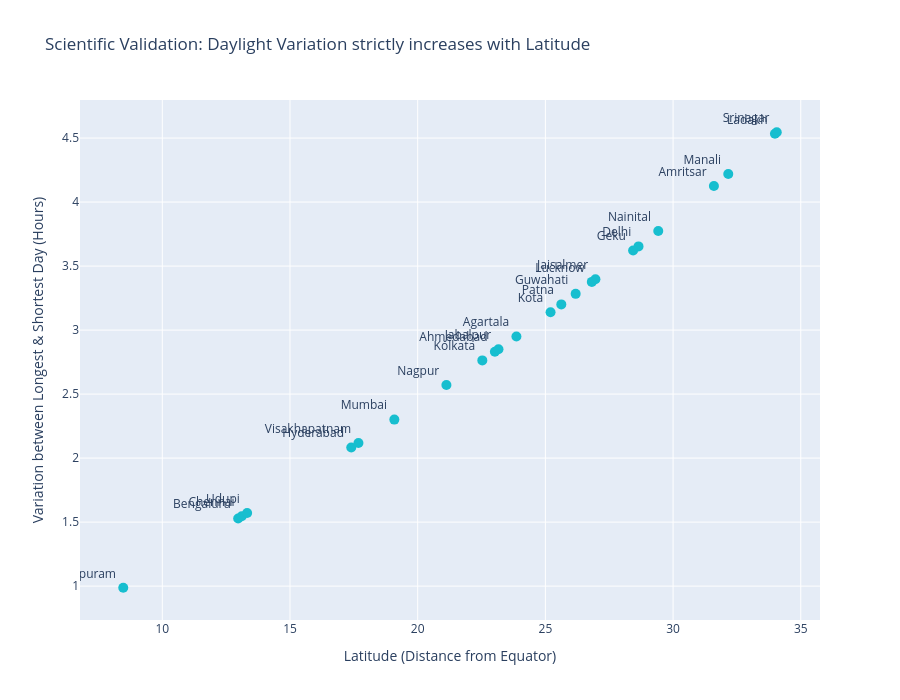

Here is the notebook cell this chart was saved with:
### Markdown cell above
## 🗺️ Daylight Variation vs. Latitude

### Code cell
# 1. Find the longest and shortest day for each city
daylight_stats = df.groupby(['Cities', 'latitude'])['daylight_duration'].agg(['max', 'min']).reset_index()

# 2. Calculate the variation (Difference in hours)
daylight_stats['Daylight_Variation_Hours'] = daylight_stats['max'] - daylight_stats['min']

# 3. Plot the Scatter Plot
fig = px.scatter(
    daylight_stats,
    x='latitude',
    y='Daylight_Variation_Hours',
    text='Cities', # Show city names next to the dots
    title='Scientific Validation: Daylight Variation strictly increases with Latitude',
    labels={
        'latitude': 'Latitude (Distance from Equator)', 
        'Daylight_Variation_Hours': 'Variation between Longest & Shortest Day (Hours)'
    }
)

# 4. Clean up layout so text doesn't overlap too much
fig.update_traces(textposition='top left', marker=dict(size=10, color='#17BECF'))
fig.update_layout(height=700)

fig.show()

### Figure 1 — Plotly figure (JSON) as saved in the notebook; plotly's stock layout.template omitted (floating-point values rounded to 4 significant figures)
{"data": [{"hovertemplate": "Latitude (Distance from Equator)=%{x}<br>Variation between Longest & Shortest Day (Hours)=%{y}<br>Cities=%{text}<extra></extra>", "legendgroup": "", "marker": {"color": "#17BECF", "size": 10, "symbol": "circle"}, "mode": "markers+text", "name": "", "orientation": "v", "showlegend": false, "text": ["Agartala", "Ahmedabad", "Amritsar", "Bengaluru", "Chennai", "Delhi", "Geku", "Guwahati", "Hyderabad", "Jabalpur", "Jaisalmer", "Kolkata", "Kota", "Ladakh", "Lucknow", "Manali", "Mumbai", "Nagpur", "Nainital", "Patna", "Srinagar", "Thiruvananthapuram", "Udupi", "Visakhapatnam"], "textposition": "top left", "type": "scatter", "x": [23.87, 23.02, 31.6, 12.97, 13.11, 28.65, 28.44, 26.19, 17.4, 23.16, 26.96, 22.53, 25.2, 33.99, 26.82, 32.16, 19.09, 21.12, 29.42, 25.62, 34.06, 8.471, 13.32, 17.68], "xaxis": "x", "y": [2.949, 2.831, 4.125, 1.528, 1.546, 3.654, 3.621, 3.283, 2.082, 2.851, 3.397, 2.763, 3.14, 4.533, 3.377, 4.219, 2.301, 2.572, 3.774, 3.201, 4.545, 0.9873, 1.571, 2.118], "yaxis": "y"}], "layout": {"height": 700, "legend": {"tracegroupgap": 0}, "title": {"text": "Scientific Validation: Daylight Variation strictly increases with Latitude"}, "xaxis": {"anchor": "y", "domain": [0, 1], "title": {"text": "Latitude (Distance from Equator)"}}, "yaxis": {"anchor": "x", "domain": [0, 1], "title": {"text": "Variation between Longest & Shortest Day (Hours)"}}}}
